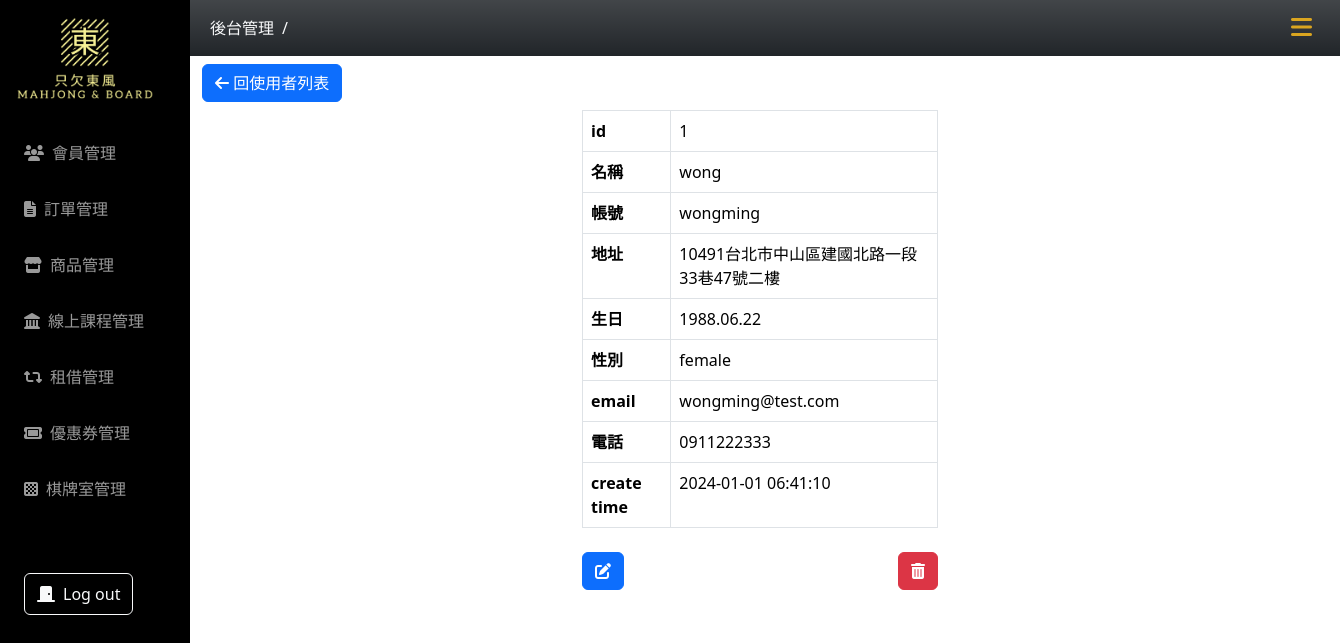
Page /user-list/user.php?id=1 on the committed database.
### tables this page shows
CREATE TABLE `users` (
  `id` int(11) NOT NULL,
  `valid` varchar(10) NOT NULL DEFAULT '1',
  `username` varchar(50) NOT NULL,
  `account` varchar(50) NOT NULL,
  `password` varchar(255) NOT NULL,
  `city` varchar(20) NOT NULL,
  `Address` varchar(100) NOT NULL,
  `phone` text DEFAULT NULL,
  `email` varchar(50) NOT NULL,
  `birth` varchar(100) NOT NULL,
  `gender` varchar(255) NOT NULL,
  `update_at` timestamp NOT NULL DEFAULT current_timestamp(),
  `created_at` timestamp NOT NULL DEFAULT current_timestamp()
);

### user-list/user.php (the view, shortened to what this page needs)
<?php
if (!isset($_GET["id"])) {
  $id = 1;
} else {
  $id = $_GET["id"];
}
require_once("../db_connect_mahjong.php");
$sql = "SELECT * FROM users WHERE id = $id AND valid = 1";
$result = $conn->query($sql);
$row = $result->fetch_assoc();
?>
<!doctype html>
<html lang="en">
<head>
  <?php include("../css-mahjong.php") ?>
</head>
<body>
  <?php include("../nav.php") ?>
  <div class="container main-content">
    <div class="py-2">
      <a class="btn btn-primary" href="users.php?page=1&order=1"><i class="fa-solid fa-arrow-left"></i> 回使用者列表
      </a>
    </div>
    <div class="row justify-content-center">
      <div class="col-lg-4">
        <?php if ($result->num_rows > 0) : ?>
          <table class="table table-bordered">
            <tr>
              <th>id</th>
              <td><?= $row["id"] ?> </td>
            </tr>
            <tr>
              <th>名稱</th>
              <td><?= $row["username"] ?></td>
            </tr>
            <tr>
              <th>帳號</th>
              <td><?= $row["account"] ?></td>
            </tr>
            <tr>
              <th>地址</th>
              <td><?= $row["Address"] ?></td>
            </tr>
            <tr>
              <th>生日</th>
              <td><?= $row["birth"] ?></td>
            </tr>
            <tr>
              <th>性別</th>
              <td><?= $row["gender"] ?></td>
            </tr>
            <tr>
              <th>email</th>
              <td><?= $row["email"] ?></td>
            </tr>
            <tr>
              <th>電話</th>
              <td><?= $row["phone"] ?></td>
            </tr>
            <tr>
              <th>create time</th>
              <td><?= $row["created_at"] ?></td>
            </tr>
          </table>
          <div class="py-2 d-flex justify-content-between">
            <a href="user-edit.php?id=<?= $row["id"] ?> " title="編輯使用者" class="btn btn-primary">
              <i class="fa-solid fa-pen-to-square"></i>
            </a>
            <a class="btn btn-danger" title="刪除使用者" data-bs-toggle="modal" data-bs-target="#deleteModal"><i class="fa-solid fa-trash-can"></i></a>
          </div>
        <?php else : ?>
          <h1>使用者不存在</h1>
        <?php endif; ?>
      </div>
    </div>
  </div>
</body>
</html>

### css-mahjong.php (style rules this page uses)
:root { --aside-width: 190px; --header-nav-height: 56px; }
.main-content { margin: 0 0 0 var(--aside-width); padding-top: var(--header-nav-height); }

### rows in the picture
users: id "1", username "wong", account "wongming", Address "10491台北市中山區建國北路一段33巷47號二樓", birth "1988.06.22", gender "female", email "wongming@test.com", phone "0911222333", created_at "2024-01-01 06:41:10"
